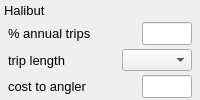
           <widget class="QWidget" native="1" name="widget_12" >
            <layout class="QVBoxLayout" name="verticalLayout_3" >
             <property name="spacing" >
              <number>4</number>
             </property>
             <property name="leftMargin" >
              <number>4</number>
             </property>
             <property name="topMargin" >
              <number>2</number>
             </property>
             <property name="rightMargin" >
              <number>4</number>
             </property>
             <property name="bottomMargin" >
              <number>2</number>
             </property>
             <item>
              <widget class="QLabel" name="label_12" >
               <property name="font" >
                <font>
                 <pointsize>10</pointsize>
                </font>
               </property>
               <property name="text" >
                <string>Halibut</string>
               </property>
              </widget>
             </item>
             <item>
              <widget class="QWidget" native="1" name="widget_13" >
               <layout class="QHBoxLayout" name="horizontalLayout_10" >
                <property name="spacing" >
                 <number>4</number>
                </property>
                <property name="leftMargin" >
                 <number>4</number>
                </property>
                <property name="topMargin" >
                 <number>0</number>
                </property>
                <property name="rightMargin" >
                 <number>4</number>
                </property>
                <property name="bottomMargin" >
                 <number>0</number>
                </property>
                <item>
                 <widget class="QLabel" name="label_13" >
                  <property name="font" >
                   <font>
                    <pointsize>10</pointsize>
                   </font>
                  </property>
                  <property name="text" >
                   <string>% annual trips</string>
                  </property>
                 </widget>
                </item>
                <item>
                 <spacer name="horizontalSpacer_3" >
                  <property name="orientation" >
                   <enum>Qt::Horizontal</enum>
                  </property>
                  <property name="sizeHint" stdset="0" >
                   <size>
                    <width>40</width>
                    <height>20</height>
                   </size>
                  </property>
                 </spacer>
                </item>
                <item>
                 <widget class="QLineEdit" name="cpfv_target_halibut" >
                  <property name="maximumSize" >
                   <size>
                    <width>50</width>
                    <height>16777215</height>
                   </size>
                  </property>
                  <property name="font" >
                   <font>
                    <pointsize>10</pointsize>
                   </font>
                  </property>
                 </widget>
                </item>
               </layout>
              </widget>
             </item>
             <item>
              <widget class="QWidget" native="1" name="widget_14" >
               <layout class="QHBoxLayout" name="horizontalLayout_11" >
                <property name="spacing" >
                 <number>4</number>
                </property>
                <property name="leftMargin" >
                 <number>4</number>
                </property>
                <property name="topMargin" >
                 <number>0</number>
                </property>
                <property name="rightMargin" >
                 <number>4</number>
                </property>
                <property name="bottomMargin" >
                 <number>0</number>
                </property>
                <item>
                 <widget class="QLabel" name="label_14" >
                  <property name="font" >
                   <font>
                    <pointsize>10</pointsize>
                   </font>
                  </property>
                  <property name="text" >
                   <string>trip length</string>
                  </property>
                 </widget>
                </item>
                <item>
                 <spacer name="horizontalSpacer_3" >
                  <property name="orientation" >
                   <enum>Qt::Horizontal</enum>
                  </property>
                  <property name="sizeHint" stdset="0" >
                   <size>
                    <width>40</width>
                    <height>20</height>
                   </size>
                  </property>
                 </spacer>
                </item>
                <item>
                 <widget class="QComboBox" name="cpfv_tlen_combo_halibut" >
                  <item>
                   <property name="text" >
                    <string/>
                   </property>
                  </item>
                  <item>
                   <property name="text" >
                    <string>1/2 day</string>
                   </property>
                  </item>
                  <item>
                   <property name="text" >
                    <string>3/4 day</string>
                   </property>
                  </item>
                  <item>
                   <property name="text" >
                    <string>1 day</string>
                   </property>
                  </item>
                  <item>
                   <property name="text" >
                    <string>> 1 day</string>
                   </property>
                  </item>
                 </widget>
                </item>
               </layout>
              </widget>
             </item>
             <item>
              <widget class="QWidget" native="1" name="widget_15" >
               <layout class="QHBoxLayout" name="horizontalLayout_12" >
                <property name="spacing" >
                 <number>4</number>
                </property>
                <property name="leftMargin" >
                 <number>4</number>
                </property>
                <property name="topMargin" >
                 <number>0</number>
                </property>
                <property name="rightMargin" >
                 <number>4</number>
                </property>
                <property name="bottomMargin" >
                 <number>0</number>
                </property>
                <item>
                 <widget class="QLabel" name="label_15" >
                  <property name="font" >
                   <font>
                    <pointsize>10</pointsize>
                   </font>
                  </property>
                  <property name="text" >
                   <string>cost to angler</string>
                  </property>
                 </widget>
                </item>
                <item>
                 <spacer name="horizontalSpacer_3" >
                  <property name="orientation" >
                   <enum>Qt::Horizontal</enum>
                  </property>
                  <property name="sizeHint" stdset="0" >
                   <size>
                    <width>40</width>
                    <height>20</height>
                   </size>
                  </property>
                 </spacer>
                </item>
                <item>
                 <widget class="QLineEdit" name="cpfv_angler_cost_halibut" >
                  <property name="maximumSize" >
                   <size>
                    <width>50</width>
                    <height>16777215</height>
                   </size>
                  </property>
                  <property name="font" >
                   <font>
                    <pointsize>10</pointsize>
                   </font>
                  </property>
                 </widget>
                </item>
               </layout>
              </widget>
             </item>
            </layout>
           </widget>
